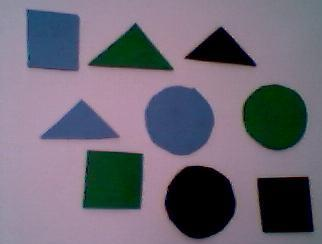
#> input picture Tarea_2_MLP/images/foto(1).jpg, 322 x 244 px
$ jupyter execute --allow-errors Tarea_2_MLP.ipynb   (shell and % lines are left out)
#> lines starting #> are read from the running program, lines starting #| are printed output that depends on the picture; after the words box and inside, x2 and y2 are one past the last pixel; in counts of white or black regions, pixels touching at a corner belong together; long printed decimals are rounded
# Tarea Multi Layer Perceptron
Por Raziel Lopez Escamilla

Importamos librerias necesarias

[cell 1]
import numpy as np
import matplotlib.pyplot as plt
import matplotlib.image as mpimg
from PIL import Image,ImageOps
import os
import math
import json
from io import StringIO
import skimage as ski
from skimage import data, io, filters
from sklearn.metrics import accuracy_score,classification_report,confusion_matrix
from skimage.measure import label, regionprops, regionprops_table
from skimage import data, filters, measure, morphology
from sklearn.neural_network import MLPClassifier

Cargamos las imagenes para entrenar y probar nuestro modelo

[cell 2]
foto=os.path.join("images/foto(1).jpg")
figuras=os.path.join("images/figuras(1).jpg")
foto_image = Image.open(foto)
#> foto_image is the input picture: PIL image 322x244 RGB; mean R, G, B 109.7, 104.5, 117.4
figuras_image = Image.open(figuras)
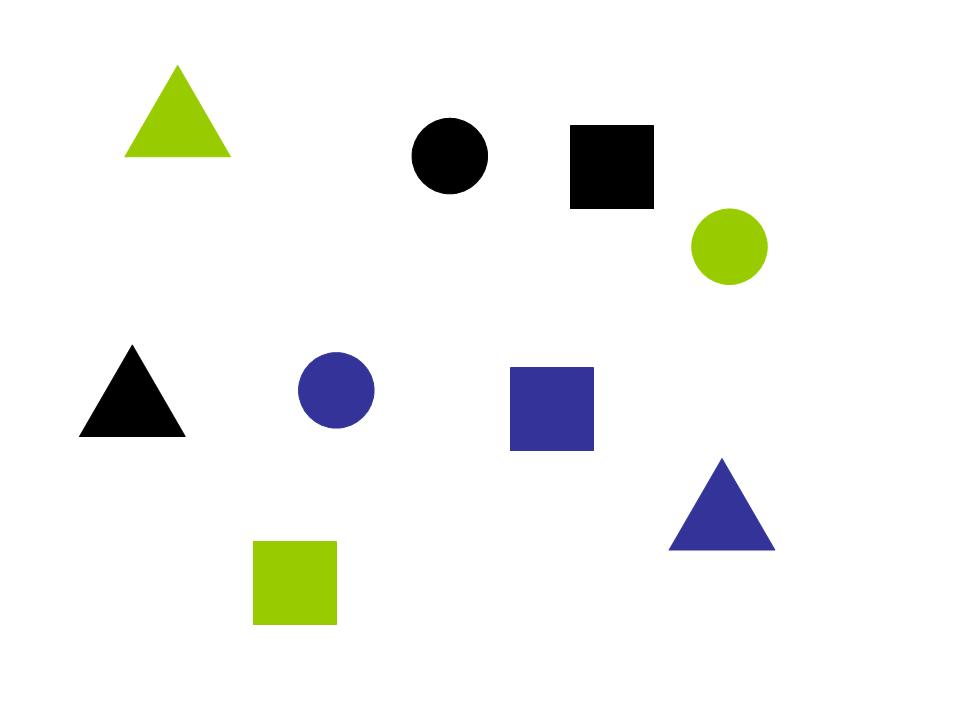
#> input picture Tarea_2_MLP/images/figuras(1).jpg, 960 x 720 px
#> figuras_image is the input picture: PIL image 960x720 RGB; mean R, G, B 241.5, 242.7, 240.2

La imagenen a utilizar para el entrenamiento es la siguiente.

[cell 3]
figuras_image

La imagenen a utilizar para el evaluar nuestras redes neuronales es la siguiente

[cell 4]
foto_image

## Clasificador de forma.

Convertimos imagenes a escala de grises para poder procesar mejor las imagenes

[cell 5]
figuras_gray = figuras_image.convert('L')
foto_gray = foto_image.convert('L')
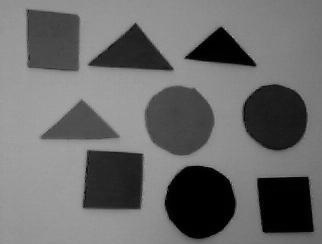
#> foto_gray: PIL image 322x244 L; min 0, max 172, mean 107.5

[cell 6]
figuras_gray

[cell 7]
foto_gray

Definimos funciones que nos va a ayudar a obtener las regiones de la imagen en donde se encuentre una figura

[cell 8]
def getImageRegions(img):
    img_gray = img.convert('L')
    img_array = np.array(img)

    img_gr_array = np.array(img_gray)

    #quitar componente alpha
    img_arrayRGB = np.array(img_array)[:,:,0:3]
    #invertimos valores de imagen
    img_inverted = ski.util.invert(img_gr_array)

    with np.nditer(img_inverted, op_flags=['readwrite']) as it:
        for x in it:
            if x > 50:
                x[...] = 255

    threshold = filters.threshold_otsu(img_inverted)
    mask = img_inverted > threshold

    mask = morphology.remove_small_objects(mask, 250)
    mask = morphology.remove_small_holes(mask, 250)

    img_labed = label(mask)
    img_regions = regionprops(img_labed)
    return img_regions

def getPictureRegions(img):
    img_gray = img.convert('L')
    img_array = np.array(img)

    img_gr_array = np.array(img_gray)

    #quitar componente alpha
    img_arrayRGB = np.array(img_array)[:,:,0:3]
    #invertimos valores de imagen
    img_inverted = ski.util.invert(img_gr_array)

    threshold = filters.threshold_otsu(img_inverted)
    print(threshold)
    mask = img_inverted > threshold

    mask = morphology.remove_small_objects(mask, 250)
    mask = morphology.remove_small_holes(mask, 250)

    img_labed = label(mask)
    img_regions = regionprops(img_labed)
    return img_regions

Definimos funcion para mostrar las regiones detectadas

[cell 9]
def displayRegions(img, regions):
    plt.imshow(img,cmap='gray')

    for props in regions:

        y0, x0 = props.centroid
        orientation = props.orientation
        plt.plot(x0, y0, '.g', markersize=5)

        minr, minc, maxr, maxc = props.bbox
        margin = 0
        bx = (minc - margin , maxc + margin, maxc + margin, minc - margin, minc - margin)
        by = (minr - margin, minr - margin, maxr + margin, maxr+ margin, minr - margin)
        plt.plot(bx, by, '-b', linewidth=2.5)

    plt.show()

Obtenenemos las regiones en la imagen de las figuras, para posteriormente etiquetarlas de forma manual,
se grafican las regiones para corroborar.

[cell 10]
figuras_regions = getImageRegions(figuras_image)
#> in getImageRegions, `img_inverted = ski.util.invert(img_gr_array)`:
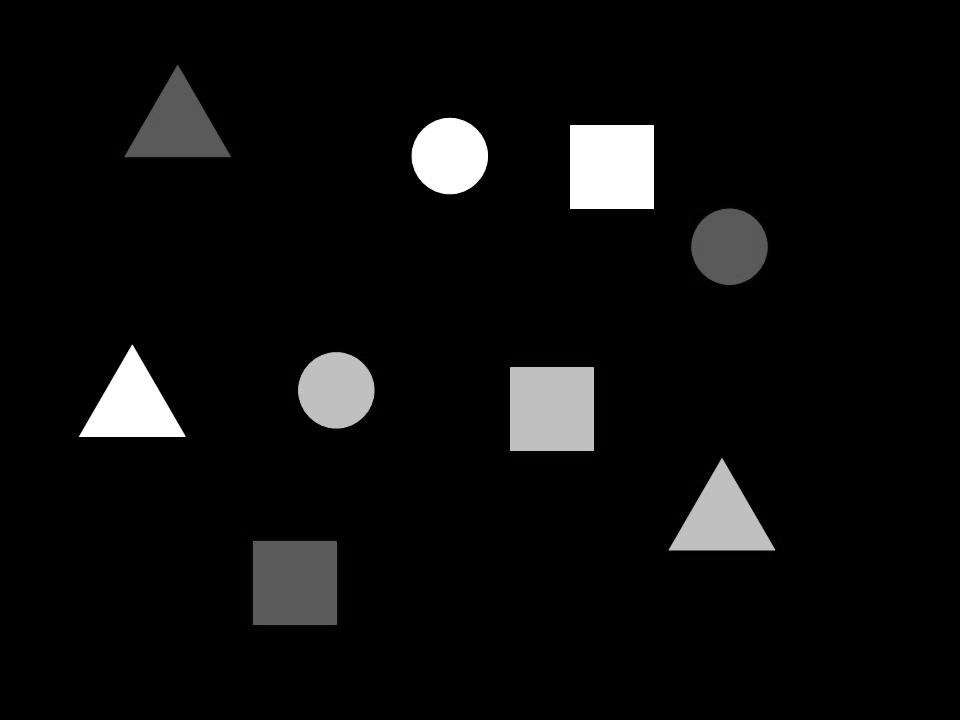
#> img_inverted: shape (720, 960); min 0, max 255, mean 12.9
#> in getImageRegions, `threshold = filters.threshold_otsu(img_inverted)`: threshold = 50
#> in getImageRegions, `threshold = filters.threshold_otsu(img_inverted)`:
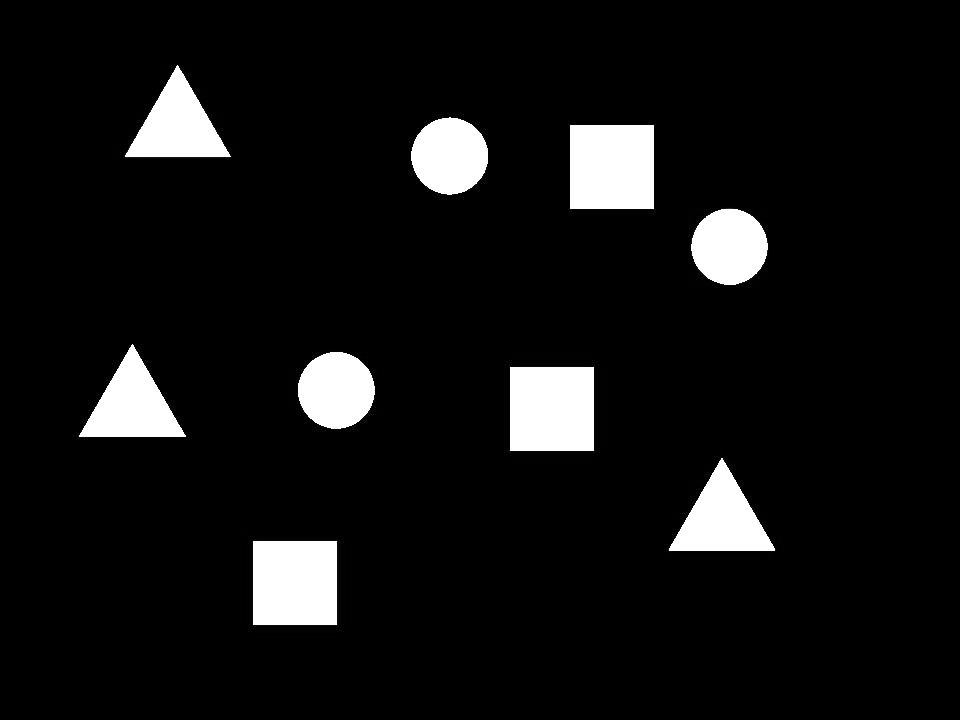
#> img_inverted: shape (720, 960); 5.1% of pixels changed, all inside (x1, y1, x2, y2) = (79, 65, 775, 625)
#> in getImageRegions, `mask = img_inverted > threshold`: mask: shape (720, 960) bool; 7.2% white; 9 white regions
#> in getImageRegions, `img_labed = label(mask)`:
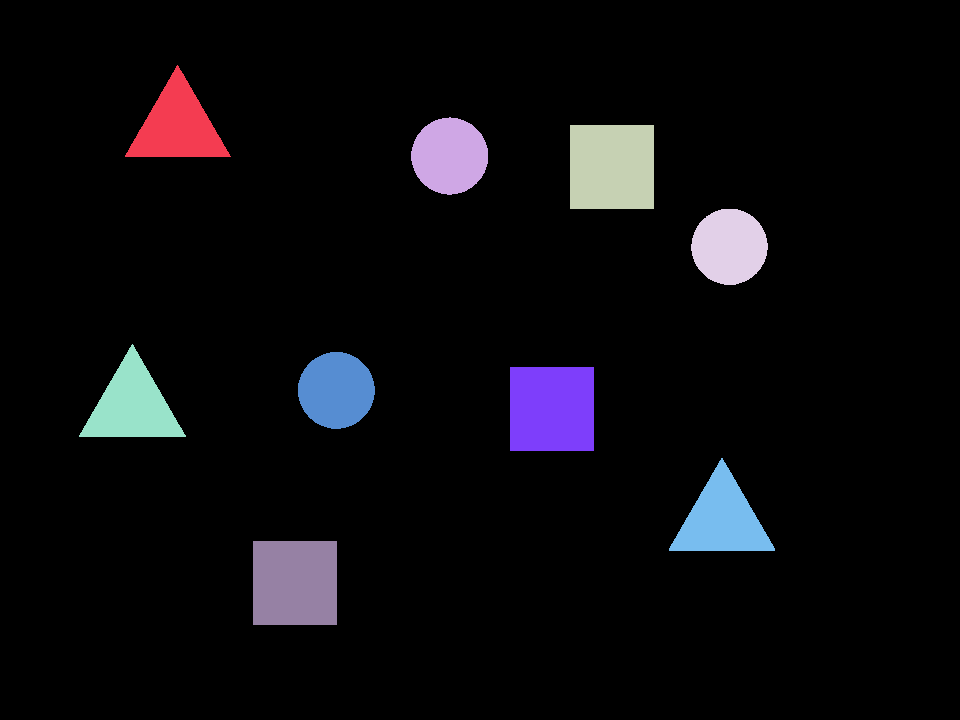
#> img_labed: shape (720, 960) int32; 10 distinct labels, from 0 to 9; one colour per label, 0 black
#> in getImageRegions, `img_regions = regionprops(img_labed)`: img_regions = 9 regions; largest, box (x1, y1, x2, y2) and area: (570, 125, 654, 209) 7056, (510, 367, 594, 451) 7056, (253, 541, 337, 625) 7056, (669, 458, 775, 551) 5095, (79, 344, 186, 437) 5050
#> figuras_regions has the same summary as img_regions in getImageRegions
displayRegions(figuras_image,figuras_regions)
#> the loop in displayRegions, `for props in regions: ` made 9 passes
#> (y0, x0, orientation, minr, minc, maxr, maxc, bx) on passes 1 to 9: (125.7, 177.2, 0.409, 65, 125, 157, 231, (125, 231, 231, 125, 125)), (155.6, 449.3, 1.29, 117, 411, 195, 488, (411, 488, 488, 411, 411)), (166.5, 611.5, -0.785, 125, 570, 209, 654, (570, 654, 654, 570, 570)), (246.3, 729, -1.13, 209, 691, 285, 768, (691, 768, 768, 691, 691)), (405.3, 131.9, 1.15, 344, 79, 437, 186, (79, 186, 186, 79, 79)), (389.9, 335.9, 0.884, 352, 298, 429, 375, (298, 375, 375, 298, 298)), (408.5, 551.5, -0.785, 367, 510, 451, 594, (510, 594, 594, 510, 510)), (519.2, 721.5, 1.39, 458, 669, 551, 775, (669, 775, 775, 669, 669)), (582.5, 294.5, -0.785, 541, 253, 625, 337, (253, 337, 337, 253, 253))
#> in displayRegions, `plt.show()`:
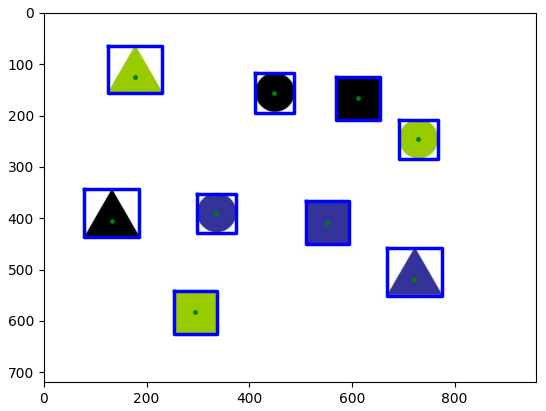
#> figure drawn by matplotlib, 1 panel

Obtenemos momentos hu de cada una de las regiones encontradas y generamos el conjunto de datos de entrenamiento.

## Clasificador por forma

nuestro diccionario de etiquetas para la clasifiacion por forma es la siguiente:

* Cuadrado  = [1,0,0]
* Circulo   = [0,1,0]
* Triangulo = [0,0,1]

Ya que identificamos las regiones de interes, vamos a utilizar los momentos de hu para entrenar nuestro clasificador, cada forma identificadas fue previamente etiquetado y guardado en el archivo Train.json.

[cell 11]
def getShapeData(regions,json_file):
    x = []

    #Get X values
    for region in regions:
        x.append(np.array(region.moments_hu))
        print("moments hu:", region.moments_hu)
        minr, minc, maxr, maxc = region.bbox

    x = np.array(x)

    #Get y values. For this we had to analyse the order in X values
    y = []
    with open(json_file) as data_file:
        data = json.load(data_file)

    for fig in data:
        y.append(data[fig]["etiqueta_forma"])

    return x, y

#> (a cell that did not finish here is left out)

#> the loop in getShapeData, `for region in regions:` made 9 passes
#> (minr, minc, maxr, maxc) on passes 1 to 9: (65, 125, 157, 231), (117, 411, 195, 488), (125, 570, 209, 654), (209, 691, 285, 768), (344, 79, 437, 186), (352, 298, 429, 375), (367, 510, 451, 594), (458, 669, 551, 775), (541, 253, 625, 337)
#> (printed output is left out)
#> after the loop in getShapeData, `for region in regions:`: x = 9 items

#> (a cell that did not finish here is left out)

Creamos y ajustamos modelo

[cell 14]
clf_forma = MLPClassifier(solver='lbfgs', alpha=1e-3,
                  hidden_layer_sizes=(10,3))

#> (a cell that did not finish here is left out)

Obtenemos regiones de figura para imagen de prueba.

[cell 16]
foto_regions = getPictureRegions(foto_image)
#> in getPictureRegions, `img_inverted = ski.util.invert(img_gr_array)`:
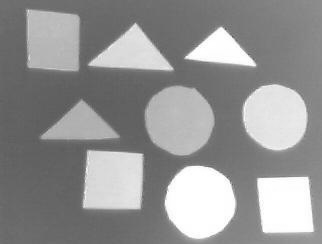
#> img_inverted: shape (244, 322); min 83, max 255, mean 147.5
#> in getPictureRegions, `threshold = filters.threshold_otsu(img_inverted)`: threshold = 166
#| 166
#> in getPictureRegions, `mask = img_inverted > threshold`:
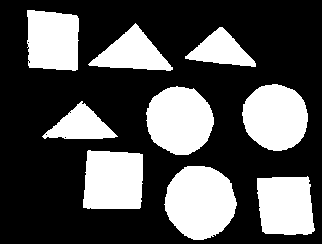
#> mask: shape (244, 322) bool; 32.1% white; 9 white regions, largest, box (x1, y1, x2, y2) and area: (164, 166, 237, 240) 4097, (146, 86, 214, 155) 3584, (242, 84, 308, 151) 3428
#> in getPictureRegions, `mask = morphology.remove_small_holes(mask, 250)`: mask: shape (244, 322) bool; 32.1% white; 9 white regions
#> in getPictureRegions, `img_labed = label(mask)`:
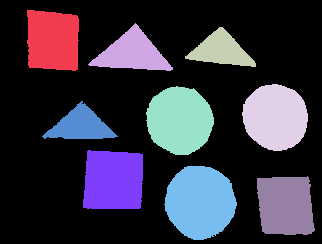
#> img_labed: shape (244, 322) int32; 10 distinct labels, from 0 to 9; one colour per label, 0 black
#> in getPictureRegions, `img_regions = regionprops(img_labed)`: img_regions = 9 regions; largest, box (x1, y1, x2, y2) and area: (164, 166, 237, 240) 4097, (146, 86, 214, 155) 3584, (242, 84, 308, 151) 3428, (83, 150, 143, 209) 3270, (257, 176, 315, 235) 2993
#> foto_regions has the same summary as img_regions in getPictureRegions

displayRegions(foto_image,foto_regions)
#> the loop in displayRegions (call 2), `for props in regions: ` made 9 passes
#> (y0, x0, orientation, minr, minc, maxr, maxc, bx) on passes 1 to 9: (40.12, 52.42, 0.278, 10, 27, 71, 79, (27, 79, 79, 27, 27)), (52.94, 132, 1.55, 23, 88, 71, 173, (88, 173, 173, 88, 88)), (50.17, 220.8, 1.41, 27, 185, 67, 256, (185, 256, 256, 185, 185)), (116.8, 275, 0.683, 84, 242, 151, 308, (242, 308, 308, 242, 242)), (119.9, 179.3, 0.609, 86, 146, 155, 214, (146, 214, 214, 146, 146)), (125.4, 80.28, -1.55, 101, 42, 139, 118, (42, 118, 118, 42, 42)), (180, 113, -0.852, 150, 83, 209, 143, (83, 143, 143, 83, 83)), (201.7, 199.8, 0.183, 166, 164, 240, 237, (164, 237, 237, 164, 164)), (205.2, 285.2, 0.463, 176, 257, 235, 315, (257, 315, 315, 257, 257))
#> in displayRegions (call 2), `plt.show()`:
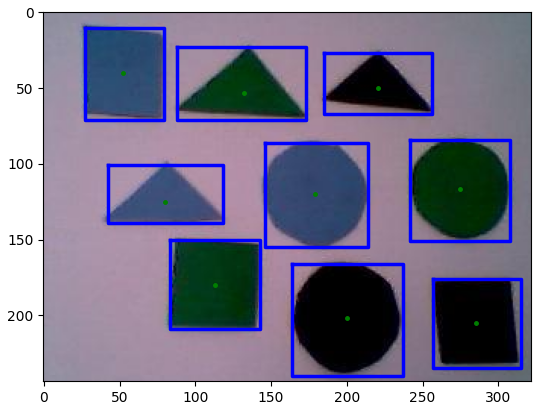
#> figure drawn by matplotlib, 1 panel

Con la informacion obtenida generamos un JSON que nos permita etiquetar las figuras para poder entrenar nuestra red neuronal.

#> (a cell that did not finish here is left out)

#> the loop in getShapeData (call 2), `for region in regions:` made 9 passes
#> (minr, minc, maxr, maxc) on passes 1 to 9: (10, 27, 71, 79), (23, 88, 71, 173), (27, 185, 67, 256), (84, 242, 151, 308), (86, 146, 155, 214), (101, 42, 139, 118), (150, 83, 209, 143), (166, 164, 240, 237), (176, 257, 235, 315)
#> (printed output is left out)

#> (a cell that did not finish here is left out)

#> (a cell that did not finish here is left out)

Evaluamos desempeño de la red neuronal.

[cell 20]
def ClassDetector(onehot):
    output=[]
    for caso in onehot:
        output.append(np.argmax(caso))
    return output

#> (a cell that did not finish here is left out)

#> (a cell that did not finish here is left out)

#> (a cell that did not finish here is left out)

## Clasificador por color

nuestro diccionario de etiquetas para la clasifiacion por color es la siguiente:

* Verde  = [1,0,0]
* Negro   = [0,1,0]
* Azul = [0,0,1]

Ya que identificamos las regiones de interes, con ayuda de la coordenada del centroide vamos a obtener el color de cada figura, estos valores los vamos a utilizar para entrenar nuestro MLP, cada color identificado de las figuras fue previamente etiquetado y guardado en el archivo Train.json

[cell 24]
def getColorData(regions,json_file,img):
    x = []

    #Get X values
    for reg in regions:
        y0, x0 = reg.centroid
        color = np.array(img)[int(y0),int(x0),0:3]
        print("centroide: ", reg.centroid, "color:", color)
        x.append(color)
    x = np.array(x)

    #Get y values. For this we had to analyse the order in X values
    y = []
    with open(json_file) as data_file:
        data = json.load(data_file)

    for fig in data:
        y.append(data[fig]["etiqueta_color"])

    return x, y

#> (the rest of this cell did not finish here and is left out)

#> the loop in getColorData, `for reg in regions:` made 9 passes
#> (y0, x0, color) on passes 1 to 9: (125.7, 177.2, [152, 203, 0]), (155.6, 449.3, [0, 0, 0]), (166.5, 611.5, [0, 0, 0]), (246.3, 729, [152, 203, 0]), (405.3, 131.9, [0, 0, 0]), (389.9, 335.9, [52, 51, 153]), (408.5, 551.5, [52, 51, 153]), (519.2, 721.5, [52, 51, 153]), (582.5, 294.5, [152, 203, 0])
#| centroide:  (125.652, 177.204) color: [152 203   0]
#| centroide:  (155.578, 449.252) color: [0 0 0]
#| centroide:  (166.5, 611.5) color: [0 0 0]
#| centroide:  (246.253, 729.013) color: [152 203   0]
#| centroide:  (405.328, 131.851) color: [0 0 0]
#| centroide:  (389.909, 335.855) color: [ 52  51 153]
#| centroide:  (408.5, 551.5) color: [ 52  51 153]
#| centroide:  (519.193, 721.500) color: [ 52  51 153]
#> (further printed lines are left out)
#> after the loop in getColorData, `for reg in regions:`: x = [[152, 203, 0], [0, 0, 0], [0, 0, 0], [152, 203, 0], [0, 0, 0], [52, 51, 153], [52, 51, 153], [52, 51, 153], [152, 203, 0]]

#> (a cell that did not finish here is left out)

Creamos y ajustamos modelo

[cell 26]
clf_color = MLPClassifier(solver='lbfgs', alpha=1e-3,
                  hidden_layer_sizes=(10,3))

#> (a cell that did not finish here is left out)

#> (a cell that did not finish here is left out)

#> the loop in getColorData (call 2), `for reg in regions:` made 9 passes
#> (y0, x0, color) on passes 1 to 9: (40.12, 52.42, [43, 77, 114]), (52.94, 132, [1, 60, 16]), (50.17, 220.8, [2, 1, 0]), (116.8, 275, [0, 40, 4]), (119.9, 179.3, [51, 70, 110]), (125.4, 80.28, [60, 82, 123]), (180, 113, [0, 56, 17]), (201.7, 199.8, [0, 0, 0]), (205.2, 285.2, [0, 0, 0])
#| centroide:  (40.118, 52.425) color: [ 43  77 114]
#| centroide:  (52.943, 131.976) color: [ 1 60 16]
#| centroide:  (50.168, 220.763) color: [2 1 0]
#| centroide:  (116.798, 275.040) color: [ 0 40  4]
#| centroide:  (119.950, 179.277) color: [ 51  70 110]
#| centroide:  (125.412, 80.276) color: [ 60  82 123]
#| centroide:  (180.048, 112.971) color: [ 0 56 17]
#| centroide:  (201.720, 199.814) color: [0 0 0]
#> (further printed lines are left out)
